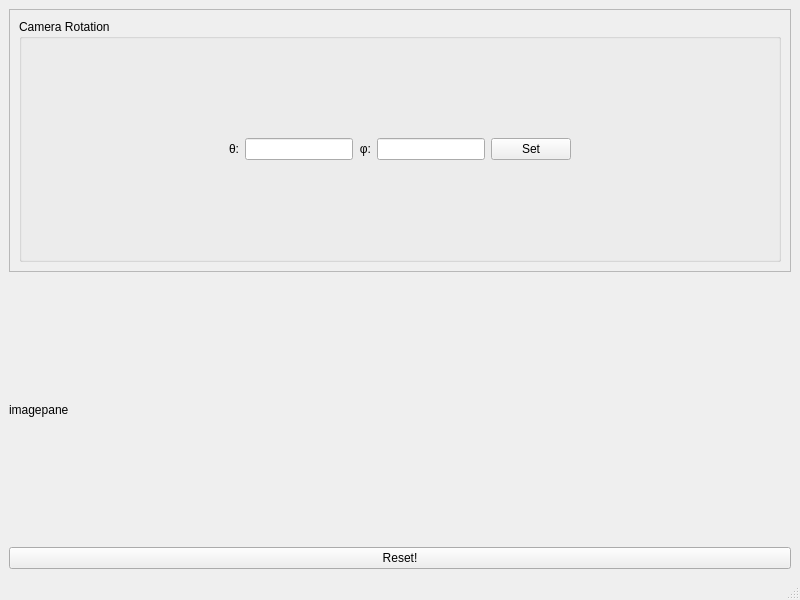
<?xml version="1.0" encoding="UTF-8"?>
<ui version="4.0">
 <class>MainWindow</class>
 <widget class="QMainWindow" name="MainWindow">
  <property name="geometry">
   <rect>
    <x>0</x>
    <y>0</y>
    <width>800</width>
    <height>600</height>
   </rect>
  </property>
  <property name="windowTitle">
   <string>MainWindow</string>
  </property>
  <widget class="QWidget" name="centralwidget">
   <layout class="QVBoxLayout" name="verticalLayout">
    <item>
     <widget class="QFrame" name="frame">
      <property name="frameShape">
       <enum>QFrame::StyledPanel</enum>
      </property>
      <property name="frameShadow">
       <enum>QFrame::Raised</enum>
      </property>
      <layout class="QVBoxLayout" name="verticalLayout_2">
       <item>
        <widget class="QGroupBox" name="groupBox">
         <property name="title">
          <string>Camera Rotation</string>
         </property>
         <layout class="QHBoxLayout" name="horizontalLayout">
          <item>
           <spacer name="horizontalSpacer">
            <property name="orientation">
             <enum>Qt::Horizontal</enum>
            </property>
            <property name="sizeHint" stdset="0">
             <size>
              <width>40</width>
              <height>20</height>
             </size>
            </property>
           </spacer>
          </item>
          <item>
           <widget class="QLabel" name="label">
            <property name="text">
             <string>θ:</string>
            </property>
            <property name="alignment">
             <set>Qt::AlignRight|Qt::AlignTrailing|Qt::AlignVCenter</set>
            </property>
           </widget>
          </item>
          <item>
           <widget class="QLineEdit" name="theta_le">
            <property name="sizePolicy">
             <sizepolicy hsizetype="Preferred" vsizetype="Fixed">
              <horstretch>0</horstretch>
              <verstretch>0</verstretch>
             </sizepolicy>
            </property>
           </widget>
          </item>
          <item>
           <widget class="QLabel" name="label_2">
            <property name="text">
             <string>φ:</string>
            </property>
            <property name="alignment">
             <set>Qt::AlignRight|Qt::AlignTrailing|Qt::AlignVCenter</set>
            </property>
           </widget>
          </item>
          <item>
           <widget class="QLineEdit" name="phi_le">
            <property name="sizePolicy">
             <sizepolicy hsizetype="Preferred" vsizetype="Fixed">
              <horstretch>0</horstretch>
              <verstretch>0</verstretch>
             </sizepolicy>
            </property>
           </widget>
          </item>
          <item>
           <widget class="QPushButton" name="cam_rot_bt">
            <property name="text">
             <string>Set</string>
            </property>
           </widget>
          </item>
          <item>
           <spacer name="horizontalSpacer_2">
            <property name="orientation">
             <enum>Qt::Horizontal</enum>
            </property>
            <property name="sizeHint" stdset="0">
             <size>
              <width>40</width>
              <height>20</height>
             </size>
            </property>
           </spacer>
          </item>
         </layout>
        </widget>
       </item>
      </layout>
     </widget>
    </item>
    <item>
     <widget class="QLabel" name="imagepane">
      <property name="text">
       <string>imagepane</string>
      </property>
     </widget>
    </item>
    <item>
     <widget class="QPushButton" name="reset_bt">
      <property name="text">
       <string>Reset!</string>
      </property>
     </widget>
    </item>
   </layout>
  </widget>
  <widget class="QMenuBar" name="menubar">
   <property name="geometry">
    <rect>
     <x>0</x>
     <y>0</y>
     <width>800</width>
     <height>21</height>
    </rect>
   </property>
  </widget>
  <widget class="QStatusBar" name="statusbar"/>
 </widget>
 <resources/>
 <connections/>
</ui>
